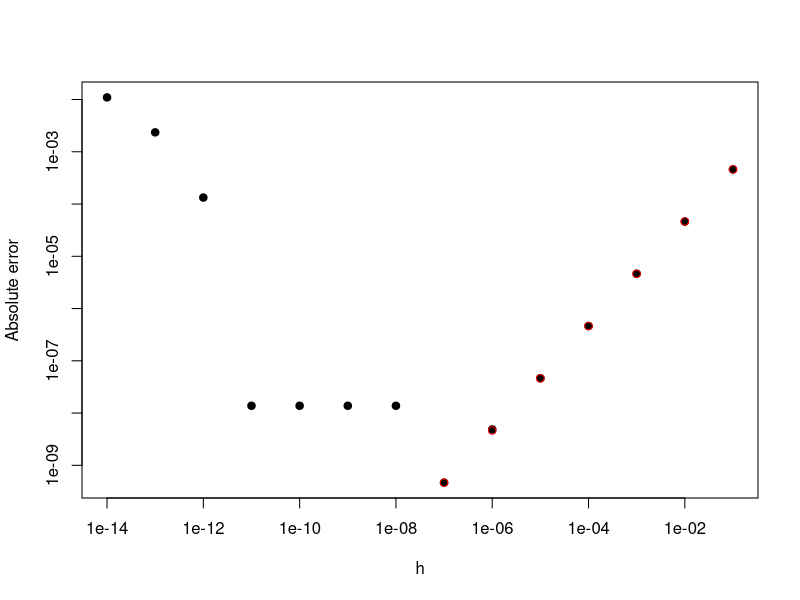

Here is the R script that generated this plot:
h <- 10^(-seq(1, 14, by = 1))
naive <- (sqrt(9 + h) - 3) / h
stable <- 1 / (sqrt(9 + h) + 3)
results <- data.frame(h, naive, stable,
                      absolute_error = abs(naive - 1/6))
print(results, digits = 9)
plot(h, abs(naive - 1/6), log = "xy", pch = 19,
     xlab = "h", ylab = "Absolute error")
points(h, abs(stable - 1/6), col = "red", pch = 1)
